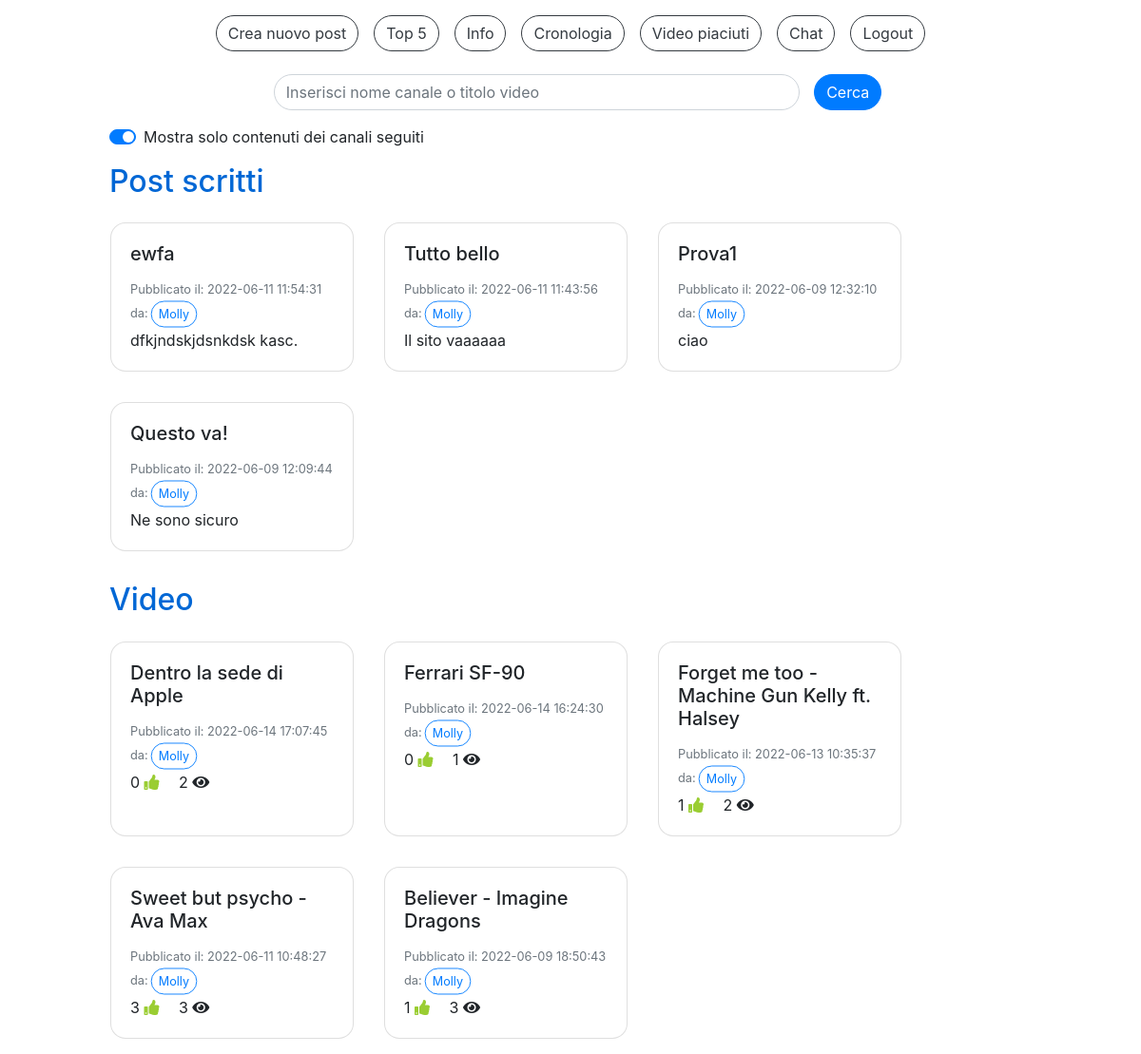
Screenshot of /home.php (signed in) with the database file from the repository.
### tables this page shows
CREATE TABLE `post_scritti` (
  `IdPost` int(11) NOT NULL,
  `Titolo` varchar(40) NOT NULL,
  `DataPubblicazione` datetime NOT NULL DEFAULT current_timestamp(),
  `TestoPost` varchar(400) NOT NULL,
  `IdAccount` int(11) NOT NULL
);

CREATE TABLE `accounts` (
  `IdAccount` int(11) NOT NULL,
  `Username` varchar(40) NOT NULL,
  `Mail` varchar(40) NOT NULL,
  `Password` varchar(100) NOT NULL,
  `Canale` tinyint(1) NOT NULL,
  `NumeroIscritti` int(11) DEFAULT NULL
);

CREATE TABLE `video` (
  `IdVideo` int(11) NOT NULL,
  `Titolo` varchar(100) NOT NULL,
  `SorgenteVideo` varchar(300) NOT NULL,
  `DataPubblicazione` datetime NOT NULL DEFAULT current_timestamp(),
  `NumeroLike` int(11) NOT NULL DEFAULT 0,
  `NumeroVisualizzazioni` int(11) NOT NULL DEFAULT 0,
  `IdAccount` int(11) NOT NULL
);

### check_canale.php (called while the page is built, shortened)
<?php
  include("db.php");
  $sql="SELECT * FROM Accounts WHERE IdAccount=?";
  $query=$db->prepare($sql);
  $dati=array($_SESSION["loginID"]);
  $query->execute($dati);
  $ris=$query->fetchAll();
  foreach($ris as $row) {
    $canale=$row["Canale"];
  }
?>

### home.php (the view, shortened to what this page needs)
<!DOCTYPE html>
<html>
<head>
  <link rel="stylesheet" href="css/style.css">
  <link rel="stylesheet" href="css/custom_style.css">
</head>
<body>
  <?php
    include("db.php");
    include("check_canale.php");
  ?>
  <div class="container-fluid pt-3">
    <div class="row justify-content-center">
      <?php
        if($canale) {
          echo '<button type="button" class="btn btn-outline-dark mr-3" onclick="location.href=\'create_post.php\'">Crea nuovo post</button>';
        }
      ?>
      <button type="button" class="btn btn-outline-dark mr-3" onclick="location.href='top5.php'">Top 5</button>
      <button type="button" class="btn btn-outline-dark mr-3" onclick="location.href='info.php'">Info</button>
      <button type="button" class="btn btn-outline-dark mr-3" onclick="location.href='cronologia.php'">Cronologia</button>
      <button type="button" class="btn btn-outline-dark mr-3" onclick="location.href='video_piaciuti.php'">Video piaciuti</button>
      <button type="button" class="btn btn-outline-dark mr-3" onclick="location.href='chat.php'">Chat</button>
      <button type="button" class="btn btn-outline-dark" onclick="location.href='logout.php'">Logout</button>
    </div>
    <div class="row justify-content-center">
      <div id="homePosts" class="col-10">
        <form method="POST" class="mt-2" style="width: 100%" action="ricerca.php">
          <div class="row align-items-center justify-content-center">
            <div class="form-group col-7 mt-3">
              <input type="text" id="cerca" class="form-control" name="cerca" placeholder="Inserisci nome canale o titolo video" required>
            </div>
            <button id="bottoneCerca" class="btn btn-primary" value="">Cerca</button>
          </div>
        </form>
        <div class="custom-control custom-switch">
          <label class="custom-control-label" id="contentSwitchLabel" for="contentSwitch">Mostra solo contenuti dei canali seguiti</label>
        </div>
        <h2 class="titleText mt-3">Post scritti</h2>
        <div id="postScrittiSeguiti" class="row">
        <?php
          $sql="SELECT * FROM Post_Scritti s, Accounts a, Iscrizioni i WHERE a.IdAccount=s.IdAccount AND a.IdAccount=i.IdCanale AND i.IdIscritto=? ORDER BY DataPubblicazione DESC LIMIT 4";
          $query=$db->prepare($sql);
          $dati=array($_SESSION["loginID"]);
          $query->execute($dati);
          $ris=$query->fetchAll();
          foreach($ris as $row) {
            echo '<div class="card m-3" style="width: 16rem;">
                    <div class="card-body">
                      <h5 class="card-title">'. $row["Titolo"] .'</h5>
                      <p class="card-text">
                        <small class="text-muted">Pubblicato il: '. $row["DataPubblicazione"] .'<br>da:<button type="button" class="btn btn-outline-primary btn-sm mini" onclick="location.href=\'canale.php?canale='. $row["Username"] .'\'">'. $row["Username"] .'</button></small><br>
                        '. $row["TestoPost"] .'<br>
                      </p>
                    </div>
                  </div>';
          }
        ?>
        </div>
        <h2 class="titleText mt-3">Video</h2>
        <?php
          $sql="SELECT * FROM Video v JOIN Accounts a ON v.IdAccount=a.IdAccount ORDER BY DataPubblicazione DESC LIMIT 12";
          $query=$db->prepare($sql);
          $query->execute();
          $ris=$query->fetchAll();
          foreach($ris as $row) {
            $sql="SELECT * FROM Video v, Visualizzazioni vis, Accounts a WHERE v.IdVideo=vis.IdVideo AND a.IdAccount=vis.IdAccount AND vis.IdAccount=? AND vis.IdVideo=?";
            $query=$db->prepare($sql);
            $dati=array($_SESSION["loginID"], $row["IdVideo"]);
            $query->execute($dati);
            $risVis=$query->fetchAll();
          }
        ?>
        <div id="postVideoSeguiti" class="row">
        <?php
          $sql="SELECT * FROM Video v, Accounts a, Iscrizioni i WHERE v.IdAccount=a.IdAccount AND a.IdAccount=i.IdCanale AND i.IdIscritto=? ORDER BY DataPubblicazione DESC LIMIT 12";
          $query=$db->prepare($sql);
          $dati=array($_SESSION["loginID"]);
          $query->execute($dati);
          $ris=$query->fetchAll();
          foreach($ris as $row) {
            $sql="SELECT * FROM Video v, Visualizzazioni vis, Accounts a WHERE v.IdVideo=vis.IdVideo AND a.IdAccount=vis.IdAccount AND vis.IdAccount=? AND vis.IdVideo=?";
            $query=$db->prepare($sql);
            $dati=array($_SESSION["loginID"], $row["IdVideo"]);
            $query->execute($dati);
            $risVis=$query->fetchAll();
            $tempoVis=-1;
            $creator=$row["Username"];
            foreach($risVis as $vis) {
              $tempoVis=$vis["TempoVisualizzazione"];
            }
            echo '<div class="card card-video m-3" style="width: 16rem;">
                    <div class="card-body card-video" onclick="cardOnClick(\''. $row["IdVideo"] .'\',\''. $row["Titolo"] .'\',\''. $row["SorgenteVideo"] .'\',\''. $tempoVis .'\',\''. $creator .'\')">
                      <h5 class="card-title card-video">'. $row["Titolo"] .'</h5>
                      <p class="card-text card-video">
                        <small class="text-muted">Pubblicato il: '. $row["DataPubblicazione"] .'<br>da:<button type="button" class="btn btn-outline-primary btn-sm mini">'. $creator .'</button></small><br>
                        '. $row["NumeroLike"] .' <i class="fa fa-thumbs-up mr-3"></i>
                        '. $row["NumeroVisualizzazioni"] .' <i class="fa fa-eye"></i>
                      </p>
                    </div>
                  </div>';
          }
        ?>
        </div>
      </div>
    </div>
  </div>
</body>
</html>

### css/custom_style.css (style rules this page uses)
* { transition: 0.4s; }
div, h2, p { cursor: default; }
.card-video { cursor: pointer; }
.fa-thumbs-up { color: yellowgreen; }
body { height: 100vh; overflow: auto; }
.btn,.form-control,.custom-select { border-radius: 2rem; }
.mini { transform: scale(0.9); }
.card { border-radius: 1rem; }
.titleText { color: #0067d5; }

### rows the page displays
post_scritti: Titolo "ewfa", DataPubblicazione "2022-06-11 11:54:31", IdAccount.Username "Molly", TestoPost "dfkjndskjdsnkdsk kasc."
post_scritti: Titolo "Tutto bello", DataPubblicazione "2022-06-11 11:43:56", IdAccount.Username "Molly", TestoPost "Il sito vaaaaaa"
post_scritti: Titolo "Prova1", DataPubblicazione "2022-06-09 12:32:10", IdAccount.Username "Molly", TestoPost "ciao"
post_scritti: Titolo "Questo va!", DataPubblicazione "2022-06-09 12:09:44", IdAccount.Username "Molly", TestoPost "Ne sono sicuro"
video: Titolo "Dentro la sede di Apple", DataPubblicazione "2022-06-14 17:07:45", IdAccount.Username "Molly", NumeroLike "0", NumeroVisualizzazioni "2"
video: Titolo "Ferrari SF-90", DataPubblicazione "2022-06-14 16:24:30", IdAccount.Username "Molly", NumeroLike "0", NumeroVisualizzazioni "1"
video: Titolo "Forget me too - Machine Gun Kelly ft. Halsey", DataPubblicazione "2022-06-13 10:35:37", IdAccount.Username "Molly", NumeroLike "1", NumeroVisualizzazioni "2"
video: Titolo "Sweet but psycho - Ava Max", DataPubblicazione "2022-06-11 10:48:27", IdAccount.Username "Molly", NumeroLike "3", NumeroVisualizzazioni "3"
video: Titolo "Believer - Imagine Dragons", DataPubblicazione "2022-06-09 18:50:43", IdAccount.Username "Molly", NumeroLike "1", NumeroVisualizzazioni "3"
